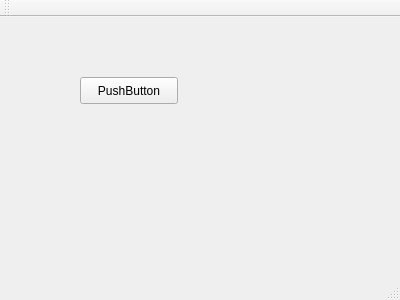
<?xml version="1.0" encoding="UTF-8"?>
<ui version="4.0">
 <class>MainWindow</class>
 <widget class="QMainWindow" name="MainWindow">
  <property name="geometry">
   <rect>
    <x>0</x>
    <y>0</y>
    <width>400</width>
    <height>300</height>
   </rect>
  </property>
  <property name="windowTitle">
   <string>MainWindow</string>
  </property>
  <widget class="QWidget" name="centralWidget">
   <widget class="QPushButton" name="pushButton">
    <property name="geometry">
     <rect>
      <x>80</x>
      <y>60</y>
      <width>98</width>
      <height>27</height>
     </rect>
    </property>
    <property name="text">
     <string>PushButton</string>
    </property>
   </widget>
  </widget>
  <widget class="QMenuBar" name="menuBar">
   <property name="geometry">
    <rect>
     <x>0</x>
     <y>0</y>
     <width>400</width>
     <height>25</height>
    </rect>
   </property>
  </widget>
  <widget class="QToolBar" name="mainToolBar">
   <attribute name="toolBarArea">
    <enum>TopToolBarArea</enum>
   </attribute>
   <attribute name="toolBarBreak">
    <bool>false</bool>
   </attribute>
  </widget>
  <widget class="QStatusBar" name="statusBar"/>
 </widget>
 <layoutdefault spacing="6" margin="11"/>
 <resources/>
 <connections/>
</ui>
